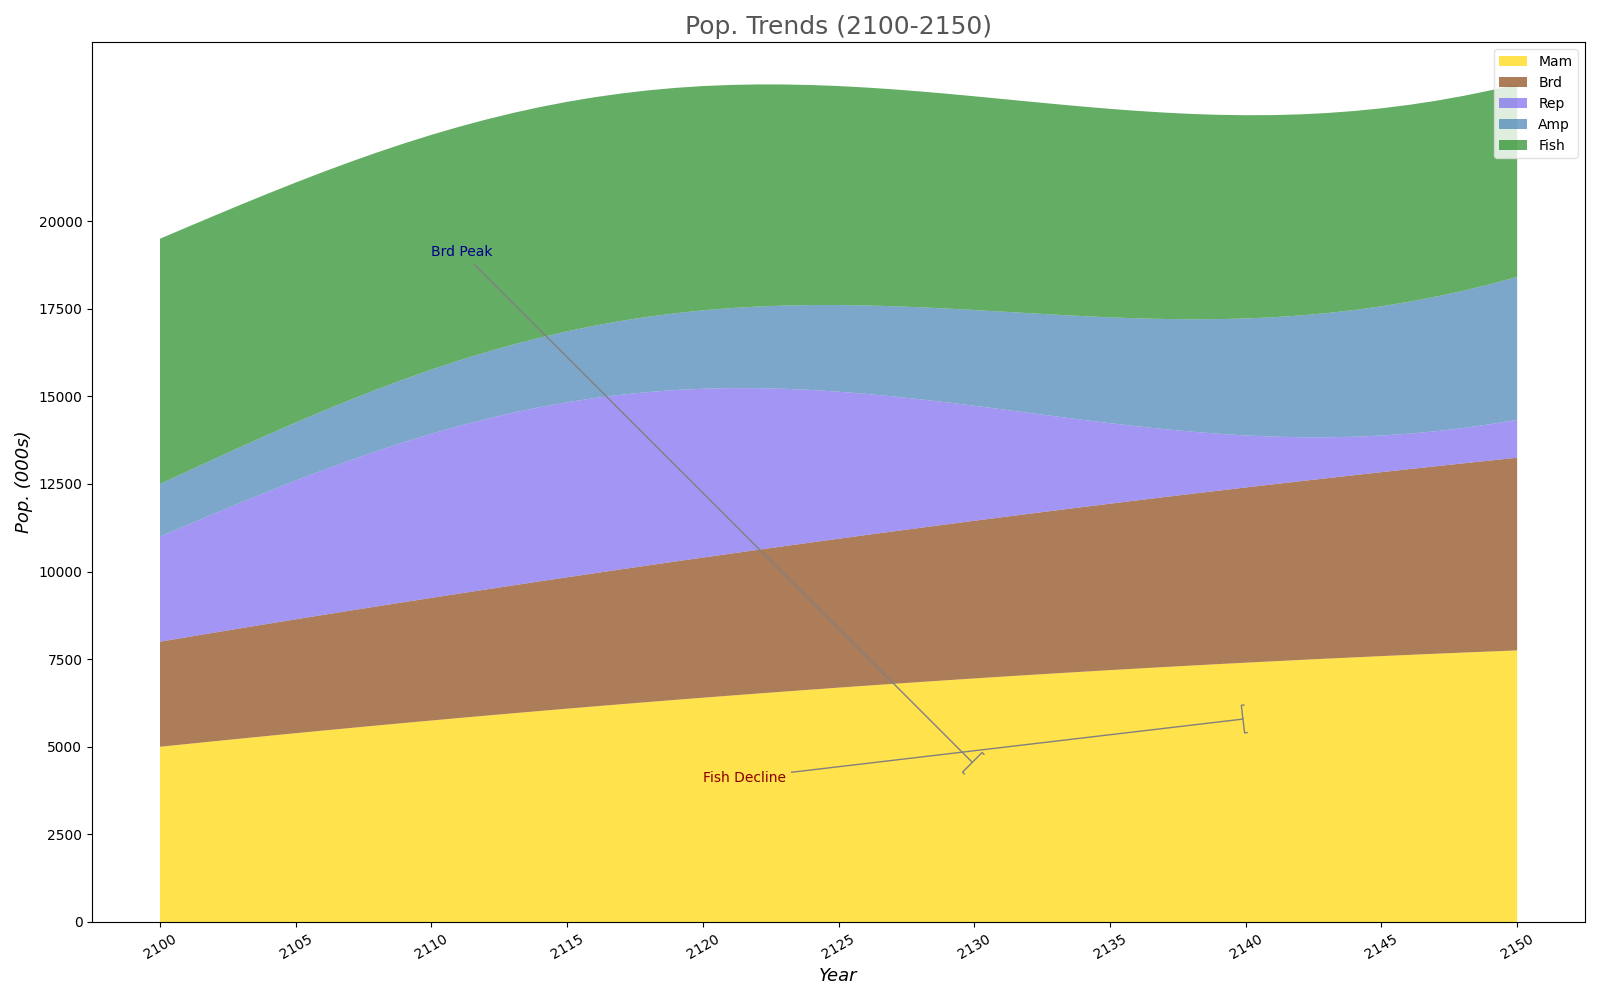

This figure's Python source:
import matplotlib.pyplot as plt
import numpy as np

years = np.arange(2100, 2151)

mammals_population = 5000 + 80 * (years - 2100) - 0.5 * (years - 2100)**2
birds_population = 3000 + 50 * (years - 2100)
reptiles_population = 2000 * np.sin(0.1 * (years - 2100)) + 3000
amphibians_population = 1500 * np.exp(0.02 * (years - 2100))
fish_population = 7000 - 30 * (years - 2100)

mammals_population = np.clip(mammals_population, 0, None)
fish_population = np.clip(fish_population, 0, None)

species_data = np.vstack([mammals_population, birds_population, reptiles_population, amphibians_population, fish_population])

plt.figure(figsize=(16, 10))

plt.stackplot(years, species_data, labels=['Mam', 'Brd', 'Rep', 'Amp', 'Fish'],
              colors=['#FFD700', '#8B4513', '#7B68EE', '#4682B4', '#228B22'], alpha=0.7)

plt.title("Pop. Trends (2100-2150)", fontsize=18, fontweight='medium', color='#555555')
plt.xlabel("Year", fontsize=13, fontstyle='italic')
plt.ylabel("Pop. (000s)", fontsize=13, fontstyle='italic')

plt.xticks(years[::5], rotation=30)
plt.yticks(np.arange(0, 21000, 2500))
plt.grid(False)

plt.legend(loc='upper right', fontsize=10, facecolor='white', edgecolor='#DDDDDD')

plt.annotate('Brd Peak', xy=(2130, birds_population[30]), xytext=(2110, 19000),
             arrowprops=dict(arrowstyle='-[', color='gray'), fontsize=10, color='darkblue')
plt.annotate('Fish Decline', xy=(2140, fish_population[40]), xytext=(2120, 4000),
             arrowprops=dict(arrowstyle='-[', color='gray'), fontsize=10, color='darkred')

plt.tight_layout()

plt.show()
